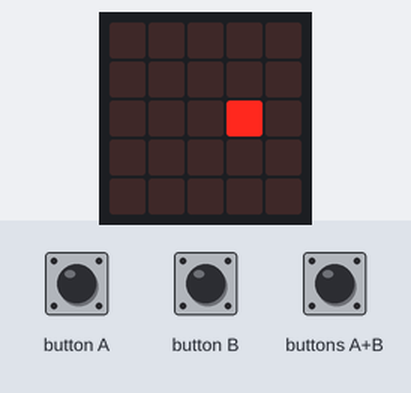
This program was run on a simulated BBC micro:bit (MakeCode). Shown: the board's 5×5 LED display. Inputs (shaded band) come from the test bench.

Above: at 1.26 s.
1.3 s: buttons A+B pressed for 0.15 s
At 1.38 s:
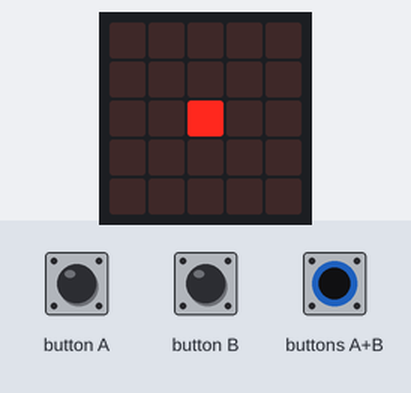
At 1.8 s:
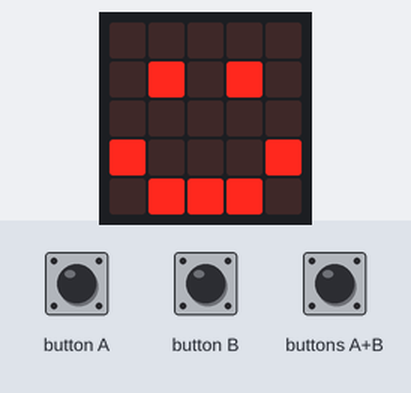
2.0 s: buttons A+B pressed for 1 s
At 2.13 s:
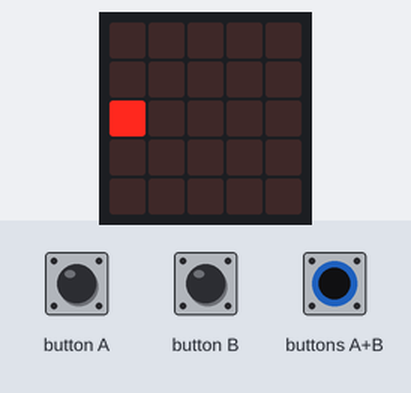

The program:

main.ts
```typescript
input.onButtonPressed(Button.AB, function () {
    if (luz) {
        basic.showIcon(IconNames.Happy)
        basic.pause(1000)
    } else {
        basic.showIcon(IconNames.Sad)
        basic.pause(1000)
    }
})
let luz: game.LedSprite = null
luz = game.createSprite(2, 2)
basic.forever(function () {
    luz.move(1)
    basic.pause(100)
    luz.ifOnEdgeBounce()
})
```

test.ts
```typescript
// aquí va el archivo "tests"; esto no se compilará cuando este paquete se utilice como una extensión.
```

Measured:
- after the input at 1.3 s, the display: first differs from a run without the input after 0.15 s (image 2)
